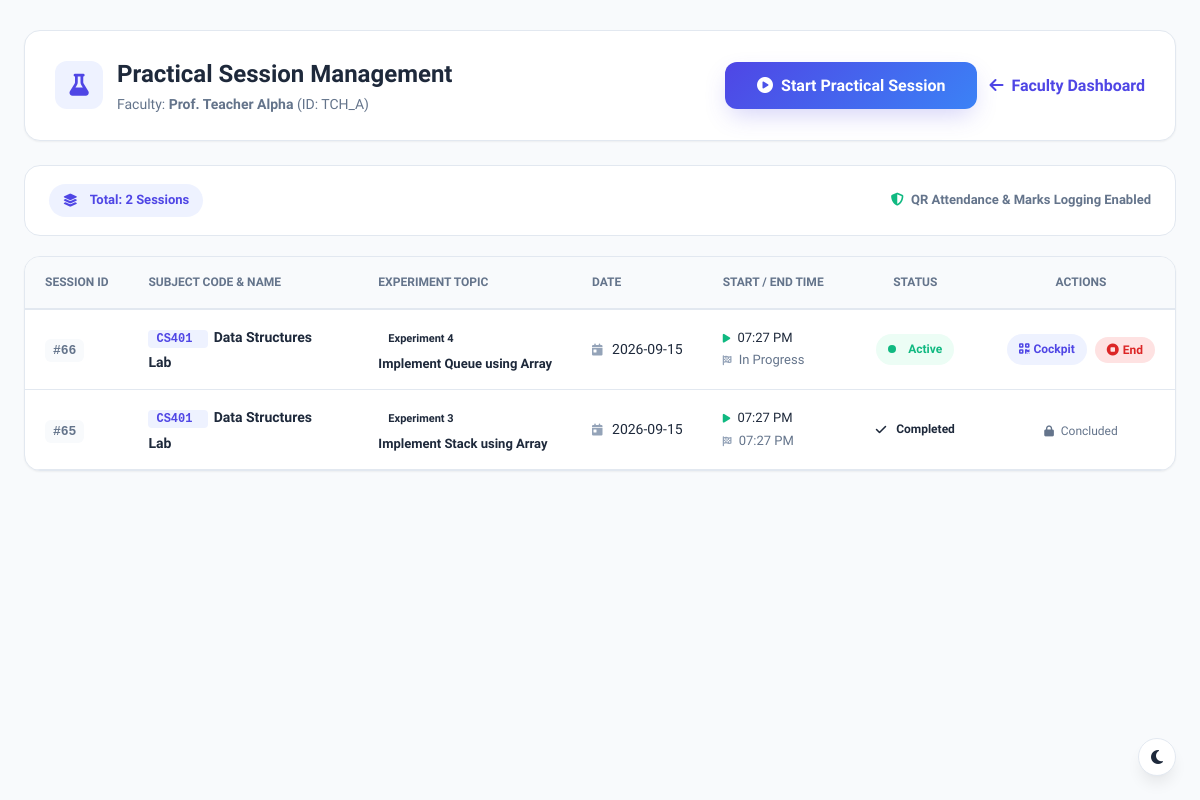
The app's page /session_history (signed in), older data.
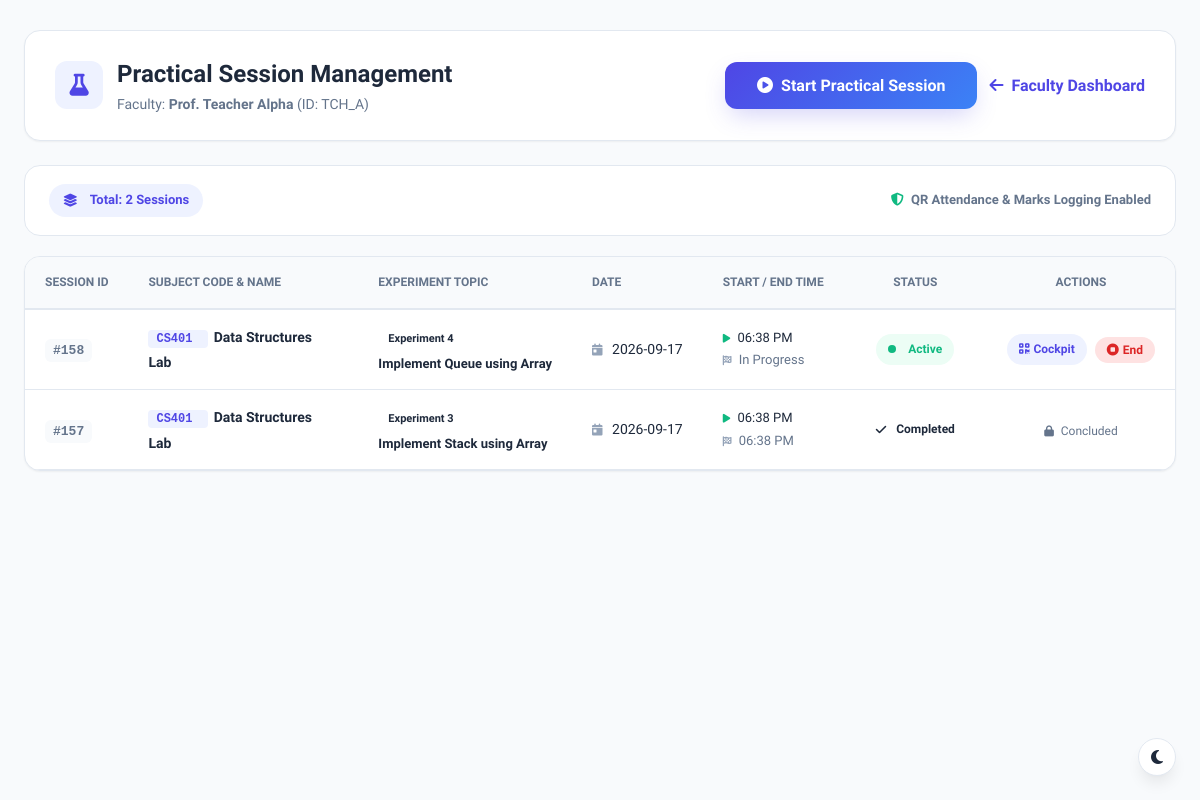
The same page, newer data.
### tables this page shows
CREATE TABLE practical_sessions (
    id INTEGER PRIMARY KEY AUTOINCREMENT,
    teacher_id TEXT NOT NULL,
    subject_id TEXT NOT NULL,
    session_date TEXT NOT NULL,
    start_time TEXT,
    end_time TEXT,
    status TEXT DEFAULT 'active' CHECK(status IN ('active', 'completed')), experiment_no TEXT, experiment_name TEXT,
    FOREIGN KEY (teacher_id) REFERENCES teachers(teacher_id) ON DELETE CASCADE,
    FOREIGN KEY (subject_id) REFERENCES subjects(subject_code) ON DELETE CASCADE
);

CREATE TABLE "subjects" (id INTEGER PRIMARY KEY AUTOINCREMENT, subject_code TEXT UNIQUE NOT NULL, subject_name TEXT NOT NULL, department TEXT NOT NULL, semester INTEGER NOT NULL);

### app.py (the view, shortened to what this page needs)
@app.route("/practical_sessions")
@app.route("/session_history")
@role_required("teacher", "admin")
def practical_sessions_history():
    email = session.get("email")
    role = session.get("role")
    conn = get_db_connection()
    cursor = conn.cursor()
    teacher_id = None
    teacher_name = session.get("fullname", "Faculty Member")
    assigned_subjects = []
    if role == "teacher":
        cursor.execute("SELECT teacher_id, fullname, department FROM teachers WHERE email = ?", (email,))
        tch = cursor.fetchone()
        if tch:
            teacher_id = tch["teacher_id"]
            teacher_name = tch["fullname"]
            cursor.execute("""
                SELECT subjects.subject_code, subjects.subject_name
                FROM teacher_subjects
                JOIN subjects ON teacher_subjects.subject_id = subjects.subject_code
                WHERE teacher_subjects.teacher_id = ?
                ORDER BY subjects.subject_code ASC
            """, (teacher_id,))
            assigned_subjects = cursor.fetchall()
            cursor.execute("""
                SELECT ps.id, ps.teacher_id, ps.subject_id, ps.session_date, ps.start_time, ps.end_time, ps.status,
                       ps.experiment_no, ps.experiment_name,
                       s.subject_name, s.department, s.semester
                FROM practical_sessions ps
                JOIN subjects s ON ps.subject_id = s.subject_code
                WHERE ps.teacher_id = ?
                ORDER BY ps.id DESC
            """, (teacher_id,))
            sessions_list = cursor.fetchall()
        else:
            sessions_list = []
    conn.close()
    return render_template(
        "practical_sessions.html",
        sessions=sessions_list,
        teacher_id=teacher_id,
        teacher_name=teacher_name,
        assigned_subjects=assigned_subjects
    )

### app.py (called while the page is built, shortened)
def role_required(*allowed_roles):
    def decorator(f):
        @wraps(f)
        def decorated_function(*args, **kwargs):
            if "user_id" not in session or "role" not in session:
                return redirect(url_for("login"))
            user_role = session.get("role")
            return f(*args, **kwargs)
        return decorated_function
    return decorator

### database.py (called while the page is built)
def get_db_connection():
    conn = sqlite3.connect("database.db")
    conn.execute("PRAGMA foreign_keys = ON;")
    conn.row_factory = sqlite3.Row
    return conn

### templates/practical_sessions.html (shortened to what the changed rows need)
<!DOCTYPE html>
<html lang="en">
<head>
    <link rel="stylesheet" href="{{ url_for('static', filename='css/dashboard.css') }}">
    <link rel="stylesheet" href="{{ url_for('static', filename='css/style.css') }}">
    <link rel="stylesheet" href="https://cdnjs.cloudflare.com/ajax/libs/font-awesome/6.5.2/css/all.min.css">
</head>
<body style="background: var(--bg-main);">
    <div style="max-width: 1280px; margin: 30px auto; padding: 0 24px;">
        <div style="display: flex; justify-content: space-between; align-items: center; flex-wrap: wrap; gap: 20px; background: var(--card-bg); padding: 24px 30px; border-radius: var(--radius-lg); box-shadow: var(--shadow-sm); border: 1px solid var(--border); margin-bottom: 24px;">
            <div style="display: flex; align-items: center; gap: 14px;">
                <div>
                    <h1 style="font-size: 24px; font-weight: 800; color: var(--text-main); margin: 0;">Practical Session Management</h1>
                </div>
            </div>
        </div>
        <div class="table-card" style="background: var(--card-bg); border-radius: var(--radius-lg); border: 1px solid var(--border); overflow: hidden; box-shadow: var(--shadow-sm);">
            {% if sessions %}
            <div style="overflow-x: auto;">
                <table class="data-table" style="width: 100%; border-collapse: collapse;">
                    <thead>
                        <tr style="background: var(--bg-main); border-bottom: 2px solid var(--border);">
                            <th style="padding: 16px 20px; text-align: left; font-size: 12px; font-weight: 700; color: var(--text-muted); text-transform: uppercase;">Session ID</th>
                            <th style="padding: 16px 20px; text-align: left; font-size: 12px; font-weight: 700; color: var(--text-muted); text-transform: uppercase;">Subject Code & Name</th>
                            <th style="padding: 16px 20px; text-align: left; font-size: 12px; font-weight: 700; color: var(--text-muted); text-transform: uppercase;">Experiment Topic</th>
                            <th style="padding: 16px 20px; text-align: left; font-size: 12px; font-weight: 700; color: var(--text-muted); text-transform: uppercase;">Date</th>
                            <th style="padding: 16px 20px; text-align: left; font-size: 12px; font-weight: 700; color: var(--text-muted); text-transform: uppercase;">Start / End Time</th>
                            <th style="padding: 16px 20px; text-align: center; font-size: 12px; font-weight: 700; color: var(--text-muted); text-transform: uppercase;">Status</th>
                            <th style="padding: 16px 20px; text-align: center; font-size: 12px; font-weight: 700; color: var(--text-muted); text-transform: uppercase;">Actions</th>
                        </tr>
                    </thead>
                    <tbody>
                        {% for s in sessions %}
                        <tr style="border-bottom: 1px solid var(--border); transition: var(--transition);">
                            <td style="padding: 14px 20px;">
                                <span style="font-weight: 700; font-family: monospace; color: var(--text-muted); background: var(--bg-main); padding: 4px 8px; border-radius: 6px; font-size: 13px;">
                                    #{{ s['id'] }}
                                </span>
                            </td>
                            <td style="padding: 14px 20px;">
                                <div>
                                    <span style="font-family: monospace; font-weight: 700; color: var(--primary); background: #eef2ff; padding: 2px 8px; border-radius: 4px; font-size: 12px; margin-right: 6px;">
                                        {{ s['subject_id'] }}
                                    </span>
                                    <strong style="color: var(--text-main); font-size: 14px;">{{ s['subject_name'] }}</strong>
                                </div>
                            </td>
                            <td style="padding: 14px 20px;">
                                {% if s['experiment_no'] or s['experiment_name'] %}
                                <div>
                                    <span class="badge badge-info" style="font-size: 11px; margin-bottom: 2px; display: inline-block;">{{ s['experiment_no'] or 'Lab Exp' }}</span>
                                    <div style="font-size: 13px; font-weight: 600; color: var(--text-main);">{{ s['experiment_name'] or 'Practical Session' }}</div>
                                </div>
                                {% else %}
                                <span style="color: var(--text-muted); font-size: 13px;">General Evaluation</span>
                                {% endif %}
                            </td>
                            <td style="padding: 14px 20px; color: var(--text-main); font-size: 14px;">
                                <i class="fas fa-calendar-day" style="color: var(--text-light); margin-right: 6px; font-size: 12px;"></i>
                                {{ s['session_date'] }}
                            </td>
                            <td style="padding: 14px 20px; color: var(--text-main); font-size: 13px;">
                                <div><i class="fas fa-play" style="color: #10b981; font-size: 10px; margin-right: 4px;"></i> {{ s['start_time'] or 'N/A' }}</div>
                                <div style="color: var(--text-muted); margin-top: 2px;">
                                    <i class="fas fa-flag-checkered" style="color: var(--text-light); font-size: 10px; margin-right: 4px;"></i>
                                    {{ s['end_time'] if s['end_time'] else 'In Progress' }}
                                </div>
                            </td>
                            <td style="padding: 14px 20px; text-align: center;">
                                {% if s['status'] == 'active' %}
                                <span class="badge badge-success" style="padding: 6px 12px; font-size: 12px; display: inline-flex; align-items: center;">
                                    <span class="pulse-indicator"></span> Active
                                </span>
                                {% else %}
                                <span class="badge badge-info" style="padding: 6px 12px; font-size: 12px;">
                                    <i class="fas fa-check" style="margin-right: 4px;"></i> Completed
                                </span>
                                {% endif %}
                            </td>
                            <td style="padding: 14px 20px; text-align: center;">
                                {% if s['status'] == 'active' %}
                                <div style="display: inline-flex; align-items: center; gap: 8px;">
                                    <a href="{{ url_for('practical_session', subject_code=s['subject_id']) }}" class="badge badge-primary" style="text-decoration: none; padding: 6px 12px; font-size: 12px; display: inline-flex; align-items: center; gap: 4px;">
                                        <i class="fas fa-qrcode"></i> Cockpit
                                    </a>
                                    <form action="{{ url_for('end_session', session_id=s['id']) }}" method="POST" style="display: inline;">
                                        <button type="submit" class="badge badge-danger" style="border: none; cursor: pointer; padding: 6px 12px; font-size: 12px; display: inline-flex; align-items: center; gap: 4px; background: #fee2e2; color: #dc2626;" title="End session">
                                            <i class="fas fa-stop-circle"></i> End
                                        </button>
                                    </form>
                                </div>
                                {% else %}
                                <span style="font-size: 12px; color: var(--text-muted);">
                                    <i class="fas fa-lock" style="font-size: 11px; margin-right: 4px;"></i> Concluded
                                </span>
                                {% endif %}
                            </td>
                        </tr>
                        {% endfor %}
                    </tbody>
                </table>
            </div>
            {% endif %}
        </div>
    </div>
</body>
</html>

Row changes from the older to the newer data that the page shows:
removed practical_sessions: id "66", subject_id "CS401", subject_name "Data Structures Lab", experiment_no "Experiment 4", experiment_name "Implement Queue using Array", session_date "2026-09-15", start_time "07:27 PM", s "In Progress", status "active" (drawn)
removed practical_sessions: id "65", subject_id "CS401", subject_name "Data Structures Lab", experiment_no "Experiment 3", experiment_name "Implement Stack using Array", session_date "2026-09-15", start_time "07:27 PM", end_time "07:27 PM", status "completed" (drawn)
added practical_sessions: id "158", subject_id "CS401", subject_name "Data Structures Lab", experiment_no "Experiment 4", experiment_name "Implement Queue using Array", session_date "2026-09-17", start_time "06:38 PM", s "In Progress", status "active" (drawn)
added practical_sessions: id "157", subject_id "CS401", subject_name "Data Structures Lab", experiment_no "Experiment 3", experiment_name "Implement Stack using Array", session_date "2026-09-17", start_time "06:38 PM", end_time "06:38 PM", status "completed" (drawn)
